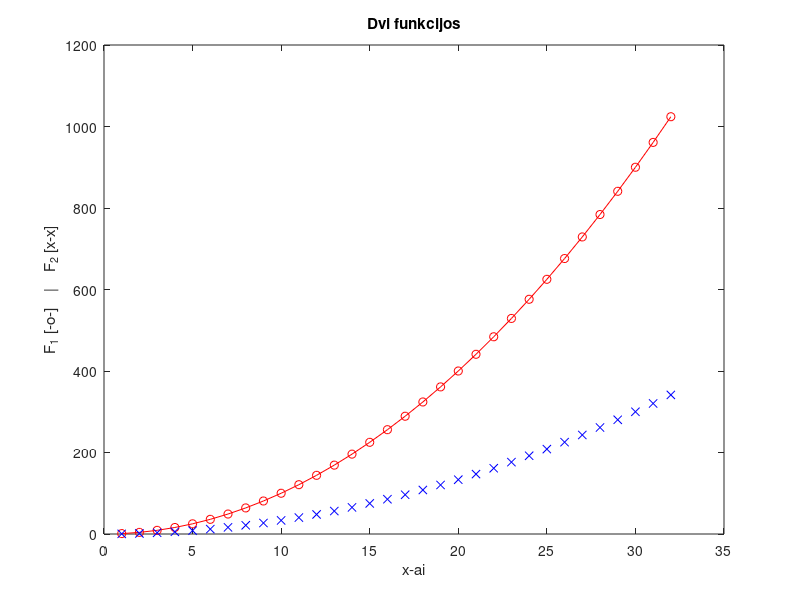

MATLAB code for this plot:
% Name: Zeynep Sirin
% Group: EDIfu25/1-1
% Date: 2026-09-11
% Laboratory Work 1

clearvars;
clc;

%% Mandatory task

x = 1:32;
y = x.^2;

plot(x, y, 'o-r', x, y/3, 'xb')
title('Dvi funkcijos')
xlabel('x-ai')
ylabel('F_1 [-o-]    |    F_2 [x-x]')


%% Complementary task

N = 5;

v = (N + 1):0.5:(N + 4);

A = [N     N + 1 N + 2;
     N + 3 N + 4 N + 5;
     N + 6 N + 7 N + 8];

part_a = A(3,2);

part_b = A(2:3,1:2);

part_c = A([1 3],[1 3]);

v_modified = v(1:3);

A_with_vector = [A; v_modified];

disp('Vector v:')
disp(v)

disp('Matrix A:')
disp(A)

disp('Selected element - a):')
disp(part_a)

disp('Selected elements - b):')
disp(part_b)

disp('Selected elements - c):')
disp(part_c)

disp('Matrix A concatenated with modified vector:')
disp(A_with_vector)
